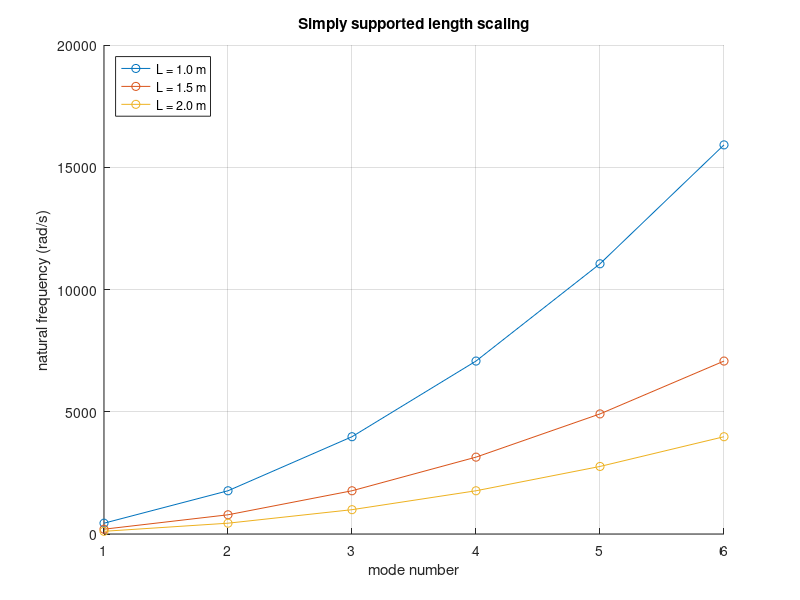

This chart was generated by the following MATLAB code:
% Length scaling of simply supported analytical frequencies.
clearvars; close all; clc;
E = 210e9; rho = 7850; b = 0.05; h = 0.03;
A = b*h; I = b*h^3/12; lengths = 1:0.5:2; nModes = 6;
figure('Name','Length scaling'); hold on;
for L = lengths
    n = (1:nModes).';
    omega = (n*pi/L).^2 * sqrt(E*I/(rho*A));
    plot(n, omega, '-o', 'DisplayName', sprintf('L = %.1f m', L));
end
grid on; xlabel('mode number'); ylabel('natural frequency (rad/s)');
title('Simply supported length scaling'); legend('Location','northwest');
